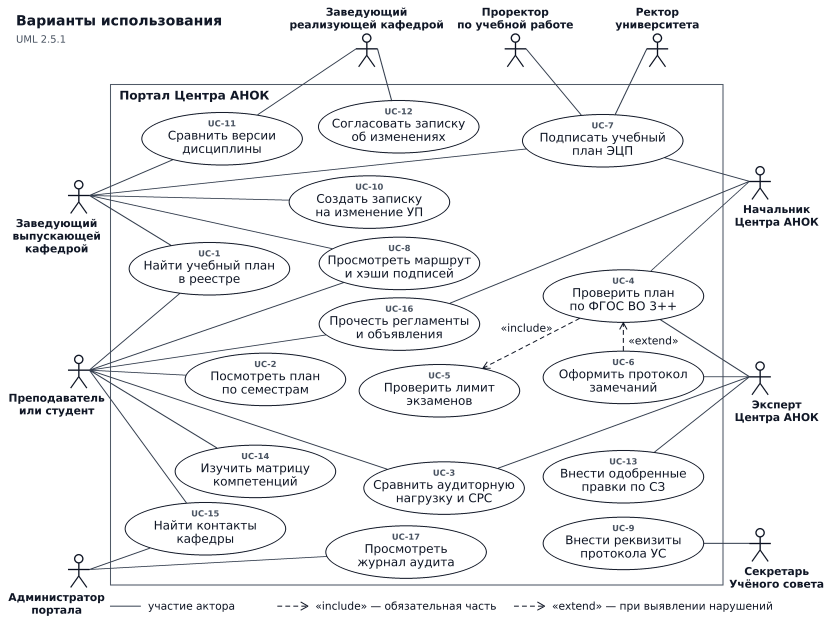
#> input picture diagrams/use_case_diagram.png, 2500 x 1876 px (shown at 1/3 size)
$ python gen_slides_template.py
#> lines starting #> are read from the running program, lines starting #| are printed output that depends on the picture
# -*- coding: utf-8 -*-
"""Презентация ЛР7 по приложенному шаблону (4:3, 720×540 pt, 14 слайдов).

Шаблон: белый фон, чёрный текст без рамок и колонтитулов, заголовок по центру,
маркированные списки «•», таблица сравнения средств с синей шапкой и светлыми
строками, слайды с диаграммами — только заголовок и рисунок.

Слайды рендерятся в 1600×1200 px и вставляются в PPTX 10×7,5 дюйма без полей,
поэтому pptx, pdf и png совпадают попиксельно.
"""
import os
from PIL import Image, ImageDraw, ImageFont

ROOT = os.path.dirname(os.path.dirname(os.path.abspath(__file__)))
OUT = os.path.join(ROOT, 'diagrams', 'lab7')
REP = os.path.join(ROOT, 'reports', 'lab7')
os.makedirs(OUT, exist_ok=True)

FD = '/usr/share/fonts/truetype/dejavu/'
W, H = 1600, 1200
M = 96                       # поля (≈40 pt)
TITLE_TOP = 62
TITLE_SZ = 62
BLACK = '#000000'
GREY = '#808080'
BLUE = '#4472c4'
ROW_A = '#dce6f2'
ROW_B = '#c9d6ee'

_f = {}


def F(sz, bold=False):
    k = (sz, bold)
    if k not in _f:
        _f[k] = ImageFont.truetype(FD + ('DejaVuSans-Bold.ttf' if bold else 'DejaVuSans.ttf'), sz)
    return _f[k]


_meas = ImageDraw.Draw(Image.new('RGB', (1, 1)))


def tw(s, sz, bold=False):
    return _meas.textlength(s, font=F(sz, bold))


def wrap(s, sz, maxw, bold=False):
    out, cur = [], ''
    for w in s.split():
        probe = (cur + ' ' + w).strip()
        if cur and tw(probe, sz, bold) > maxw:
            out.append(cur)
            cur = w
        else:
            cur = probe
    out.append(cur)
    return out


def read_cms_comparison(path):
    """Одна матрица для отчёта ЛР1 и слайда 6. Итоги проверяем до отрисовки."""
    table = []
    with open(path, encoding='utf-8') as f:
        for line in f:
            if not line.strip().startswith('|'):
                if table:
                    break
                continue
            cells = [cell.strip() for cell in line.strip().strip('|').split('|')]
            if table or cells[:2] == ['Критерий', 'Вес']:
                table.append(cells)
    if len(table) < 4:
        raise ValueError('В отчёте ЛР1 нет заполненной таблицы «Критерий | Вес».')
    header, _, *criteria, published = table  # вторая строка — разделитель Markdown
    if len(header) < 3 or any(len(row) != len(header) for row in [*criteria, published]):
        raise ValueError('Неполная строка в таблице сравнения CMS.')
    weights = [int(row[1].removesuffix('%').strip()) for row in criteria]
    scores = [[int(cell) for cell in row[2:]] for row in criteria]
    if sum(weights) != 100 or min(weights) <= 0:
        raise ValueError('Веса критериев должны быть положительными и давать 100 %.')
    if any(not 1 <= score <= 5 for row in scores for score in row):
        raise ValueError('Оценки CMS должны быть в диапазоне 1–5.')
    # Целые проценты дают точный итог в сотых долях балла.
    totals = [sum(w * s for w, s in zip(weights, column)) for column in zip(*scores)]
    result = ['Итог с весами', '100 %', *(f'{v // 100},{v % 100:02d}' for v in totals)]
    if result != published:
        raise ValueError(f'Итог в ЛР1 не совпадает с расчётом: {result}')
    if totals.count(max(totals)) != 1:
        raise ValueError('У нескольких CMS одинаковая итоговая оценка: требуется обосновать выбор.')
    best_col = 2 + totals.index(max(totals))
    return header, [*criteria, result], header[best_col], result[best_col]


class Slide:
    def __init__(self):
        self.im = Image.new('RGB', (W, H), 'white')
#> self.im: PIL image 1600x1200 RGB; every value is 255
        self.d = ImageDraw.Draw(self.im)
        self.y = 0

    def title(self, text, sz=TITLE_SZ, bold=False, top=TITLE_TOP):
        lines = wrap(text, sz, W - 2 * M, bold)
        lh = int(sz * 1.18)
        y = top
        for ln in lines:
            self.d.text((W / 2, y), ln, font=F(sz, bold), fill=BLACK, anchor='ma')
            y += lh
        self.y = y + 46

    def bullets(self, items, sz=40, lh=30, indent=0, gap=18):
        """items: строки; строка, начинающаяся с ' ' — подпункт без маркера."""
        for it in items:
            if it.startswith('  '):
                lines = wrap(it.strip(), sz, W - 2 * M - 60 - indent)
                x = M + 60 + indent
                for i, ln in enumerate(lines):
                    self.d.text((x, self.y), ln, font=F(sz), fill=BLACK, anchor='la')
                    self.y += int(sz * 1.25)
            else:
                lines = wrap(it, sz, W - 2 * M - 40 - indent)
                for i, ln in enumerate(lines):
                    if i == 0:
                        self.d.text((M + indent, self.y), '•', font=F(sz), fill=BLACK, anchor='la')
                    self.d.text((M + 42 + indent, self.y), ln, font=F(sz), fill=BLACK, anchor='la')
                    self.y += int(sz * 1.25)
            self.y += gap
        self.y += lh

    def comparison_table(self, header, rows):
        """Матрица оценок: названия слева, веса и баллы по центру своих столбцов."""
        total_w = W - 2 * M
        cms_count = len(header) - 2
        widths = [460, 150] + [(total_w - 610) / cms_count] * cms_count
        y = self.y
        for i, row in enumerate([header, *rows]):
            is_header, is_total = i == 0, i == len(rows)
            h = 84 if is_header else 92
            bg = BLUE if is_header else (ROW_A if i % 2 else ROW_B)
            self.d.rectangle((M, y, W - M, y + h), fill=bg)
            if is_total:
                self.d.line((M, y, W - M, y), fill=BLUE, width=3)
            font = F(31, is_header or is_total)
            x = M
            for j, (cell, width) in enumerate(zip(row, widths)):
                if j:
                    self.d.line((x, y, x, y + h), fill='white', width=3)
                anchor = 'mm' if j else 'lm'
                pos = (x + (width / 2 if j else 18), y + h / 2)
                l, t, r, b = self.d.textbbox(pos, cell, font=font, anchor=anchor)
                if not (x + 10 <= l <= r <= x + width - 10 and y + 8 <= t <= b <= y + h - 8):
                    raise ValueError(f'Текст не помещается в ячейку сравнения: {cell}')
                self.d.text(pos, cell, font=font, fill='white' if is_header else BLACK, anchor=anchor)
                x += width
            y += h
        self.y = y + 40

    def picture(self, path, bottom=H - 46, pad_top=22):
        im = Image.open(path).convert('RGB')
        # обрезаем белые поля картинки: иначе диаграмма занимает пол-слайда
        from PIL import ImageOps
        box = ImageOps.invert(im.convert('L')).getbbox()
        if box:
            m = 10
            im = im.crop((max(0, box[0] - m), max(0, box[1] - m),
                          min(im.width, box[2] + m), min(im.height, box[3] + m)))
        top = self.y + pad_top
        box_w, box_h = W - 2 * M, bottom - top
        sc = min(box_w / im.width, box_h / im.height)
        im = im.resize((int(im.width * sc), int(im.height * sc)), Image.LANCZOS)
        self.im.paste(im, (int(W / 2 - im.width / 2), int(top + (box_h - im.height) / 2)))
        self.y = bottom

    def caption(self, text, sz=26):
        self.d.text((W / 2, H - 54), text, font=F(sz), fill=GREY, anchor='ma')

    def save(self, name):
        p = os.path.join(OUT, name)
        self.im.save(p)
        return p


# ------------------------------------------------------------------ 1. титул
s = Slide()
title = 'Разработка корпоративного портала на тему «Университет. Центр аккредитации и независимой оценки качества образования (АНОК)»'
lines = wrap(title, 60, W - 2 * M - 60)
y = 300
for ln in lines:
    s.d.text((W / 2, y), ln, font=F(60), fill=BLACK, anchor='ma')
    y += 74
#> after the loop, y = 596
for ln in ('Выполнил: студент группы П-41 Соловьёв А.С.',
           'Проверил: к.т.н. Шевнина Ю.С.'):
    y += 34
    s.d.text((W / 2, y), ln, font=F(38), fill=GREY, anchor='ma')
    y += 46
#> this loop made 2 passes
#> y on passes 1 to 2: 676, 756
#> after the loop, y = 756
s.save('tpl_slide_01_title.png')
#> in save, `self.im.save(p)`:
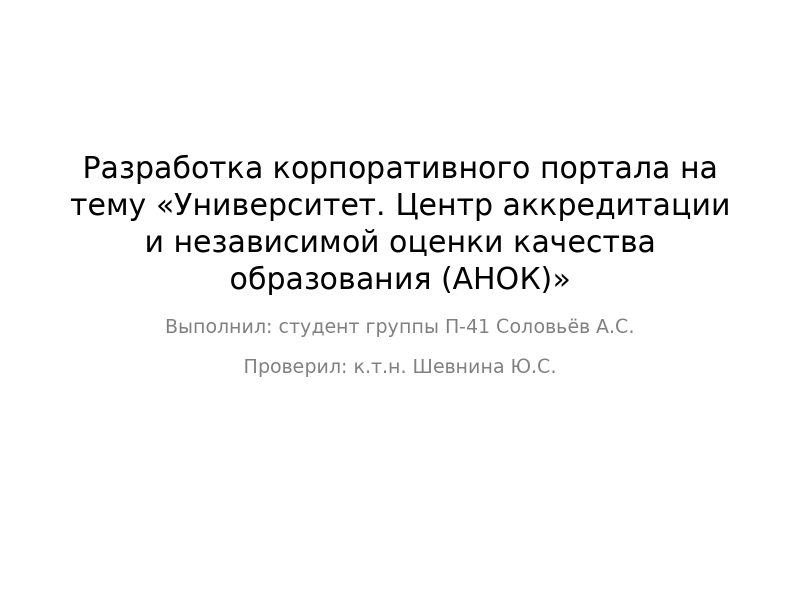
#> saved as tpl_slide_01_title.png: PIL image 1600x1200 RGB (shown at 1/2 size); min 0, max 255, mean 247.3

# ------------------------------------------------------------------ 2. цель
s = Slide()
s.title('Цель работы')
#> after the loop in title, `for ln in lines:`: y = 135
#> in title, `self.y = y + 46`: self.y = 181
s.bullets([
    'Цель: разработать корпоративный портал Центра АНОК, автоматизирующий ведение, '
    'экспертизу и утверждение учебных планов вуза по ФГОС ВО 3++.',
    'Задачи:',
    '  проанализировать предметную область и сформулировать требования (ЛР1);',
    '  спроектировать модель данных и построить UML-диаграммы (ЛР2);',
    '  разработать шаблон дизайна и интерфейсы разделов (ЛР3–ЛР5);',
    '  подключить готовые модули: DataTables, Chart.js, FullCalendar, CryptoJS (ЛР6);',
    '  развернуть стенд, наполнить данными, проверить сценарии и оформить отчёт (ЛР7).',
], sz=36)
#> the loop in bullets, `for it in items:` made 7 passes
#> self.y on passes 1 to 7: 334, 397, 505, 568, 631, 739, 847
#> after the loop in bullets, `for it in items:`: self.y = 847
#> in bullets, `self.y += lh`: self.y = 877
s.save('tpl_slide_02_goal.png')
#> call 2 of save, with name = 'tpl_slide_02_goal.png'
#> in save (call 2), `self.im.save(p)`:
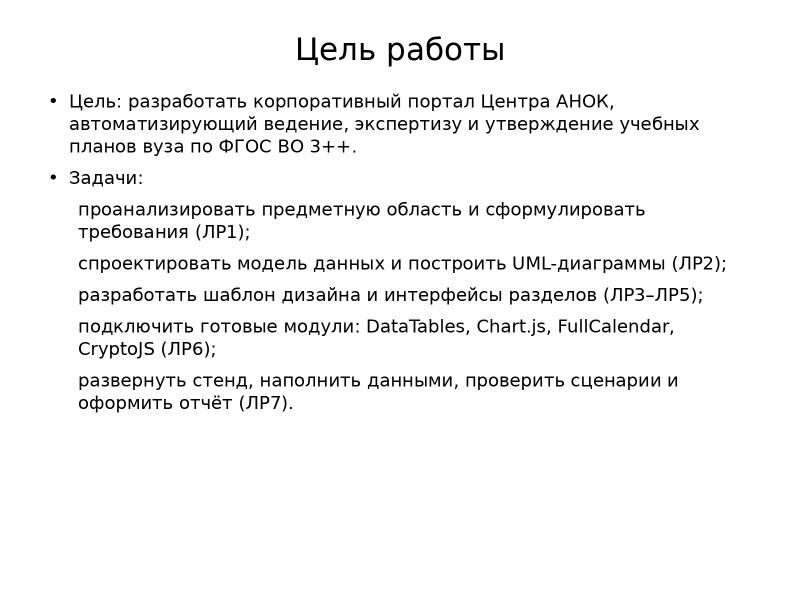
#> saved as tpl_slide_02_goal.png: PIL image 1600x1200 RGB (shown at 1/2 size); min 0, max 255, mean 244.5

# ------------------------------------------------------------------ 3. область
s = Slide()
s.title('Краткое описание предметной области')
s.bullets([
    'Центр АНОК ведёт реестр образовательных программ и учебных планов университета.',
    'План содержит 51 дисциплину по 8 семестрам: 240 з.е., 8640 часов, формы контроля, '
    'обеспечивающие кафедры.',
    'Проверка ФГОС автоматизирована: 240 з.е. всего, 30 з.е. в семестре, не более 5 экзаменов '
    'в сессию, не менее 12 з.е. практик и 6 з.е. ГИА.',
    'Маршрут визирования: заведующий кафедрой → эксперт АНОК → проректор по УР → ректор; '
    'каждый шаг подтверждается ЭЦП с хэшем SHA-256.',
    'Служебные записки фиксируют изменения дисциплин «Было → Стало», все действия попадают '
    'в журнал аудита.',
], sz=33)
#> the loop in bullets (call 2), `for it in items:` made 5 passes
#> self.y on passes 1 to 5: 281, 381, 481, 581, 681
s.save('tpl_slide_03_domain.png')
#> call 3 of save, with name = 'tpl_slide_03_domain.png'
#> in save (call 3), `self.im.save(p)`:
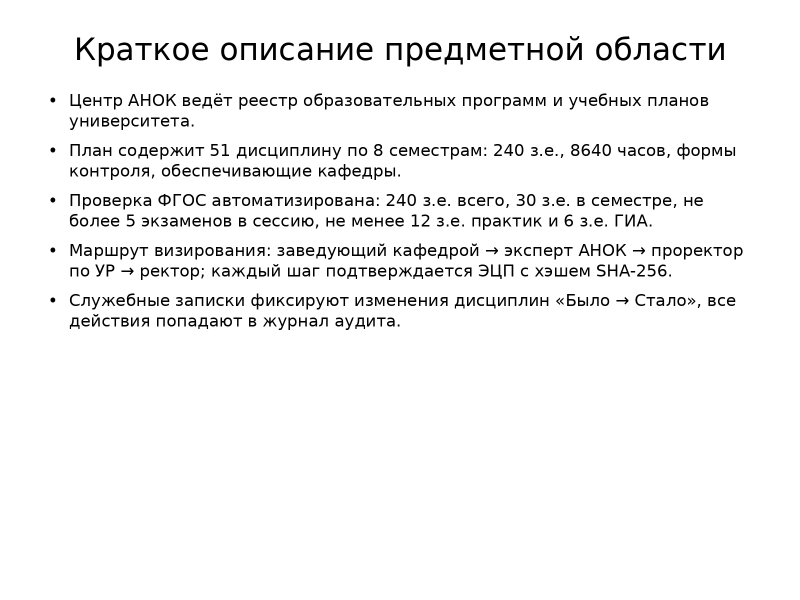
#> saved as tpl_slide_03_domain.png: PIL image 1600x1200 RGB (shown at 1/2 size); min 0, max 255, mean 243.6

# ------------------------------------------------------------------ 4. use case
s = Slide()
s.title('Диаграмма вариантов использования')
s.picture(os.path.join(ROOT, 'diagrams', 'use_case_diagram.png'))
#> in picture, im is the input picture: PIL image 2500x1876 RGB; mean R, G, B 241.5, 242, 242.9
#> in picture, `box = ImageOps.invert(im.convert('L')).getbbox()`: box = (23, 20, 2472, 1850)
#> in picture, `im = im.crop((max(0, box[0] - m), max(0, box[1] - m), min(im.width, bo..`:
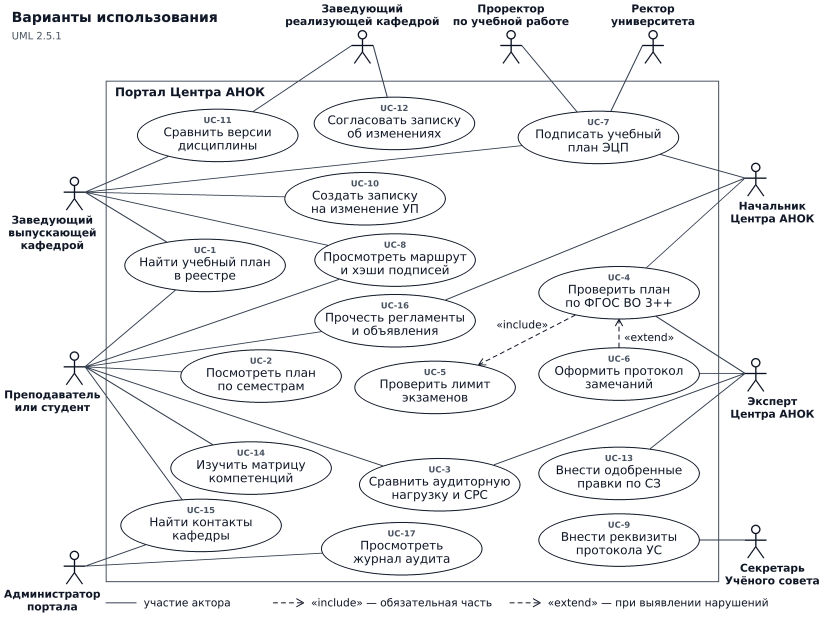
#> im: PIL image 2469x1850 RGB (shown at 1/3 size); mean R, G, B 241.2, 241.6, 242.5
#> in picture, `top = self.y + pad_top`: top = 203
#> in picture, `box_w, box_h = W - 2 * M, bottom - top`: box_w = 1408; box_h = 951
#> in picture, `sc = min(box_w / im.width, box_h / im.height)`: sc = 0.514
#> in picture, `im = im.resize((int(im.width * sc), int(im.height * sc)), Image.LANCZOS)`:
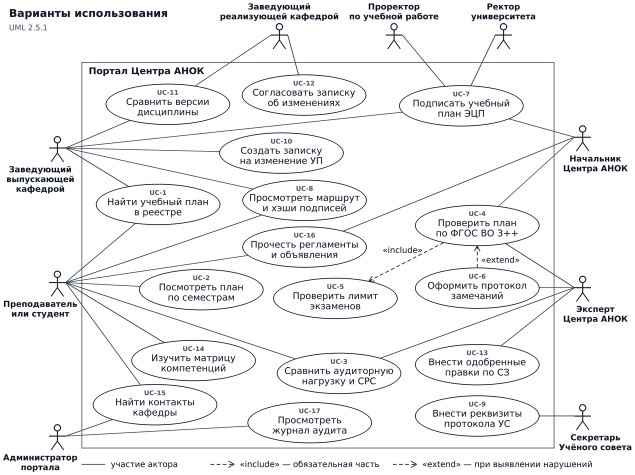
#> im: PIL image 1269x950 RGB (shown at 1/2 size); mean R, G, B 240.7, 241.1, 242
#> in picture, `self.im.paste(im, (int(W / 2 - im.width / 2), int(top + (box_h - im.he..`:
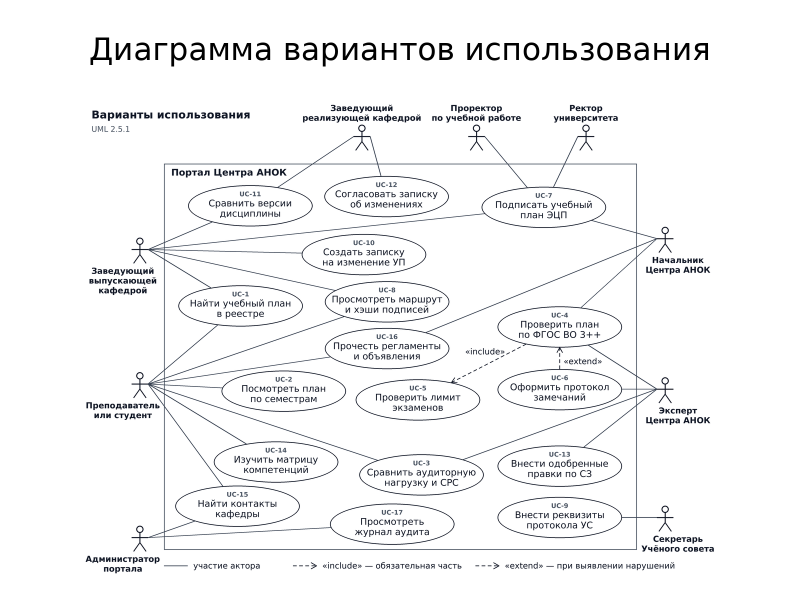
#> self.im: PIL image 1600x1200 RGB (shown at 1/2 size); mean R, G, B 243.9, 244.1, 244.7
s.save('tpl_slide_04_usecase.png')

# ------------------------------------------------------------------ 5. требования
s = Slide()
s.title('Требования к порталу')
s.bullets([
    'Функциональные:',
    '  реестр планов и семестровая карточка с поиском, сортировкой и экспортом в Excel и PDF;',
    '  автоматическая экспертиза ФГОС с перечнем замечаний и возвратом на доработку;',
    '  электронное визирование с проверкой хэшей SHA-256 и статусами этапов;',
    '  служебные записки с визуальным сравнением версий;',
    '  журнал аудита, роли и разграничение доступа к документам.',
    'Нефункциональные:',
    '  запуск без внешних сервисов: Python 3.11 и SQLite (или MySQL);',
    '  параметризованные запросы, адаптивная вёрстка, готовые отчёты.',
], sz=33)
s.save('tpl_slide_05_requirements.png')
#> in save (call 5), `self.im.save(p)`:
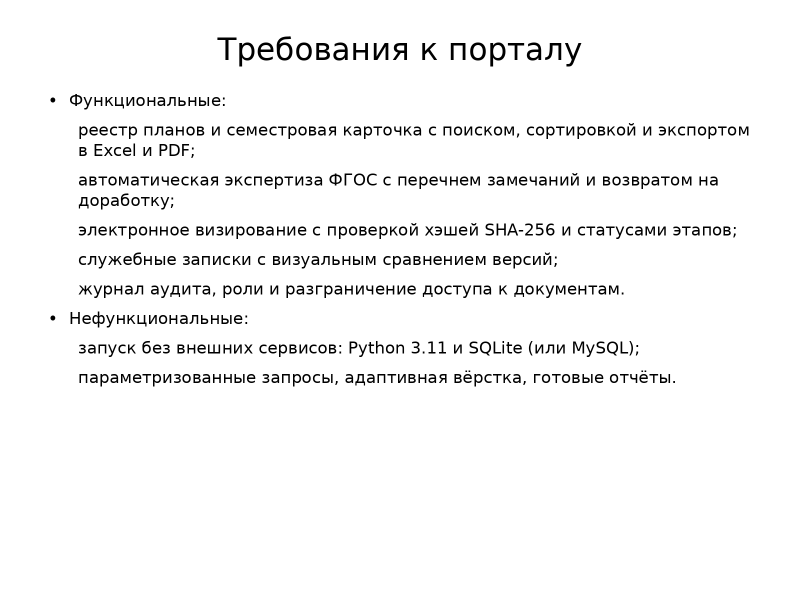
#> saved as tpl_slide_05_requirements.png: PIL image 1600x1200 RGB (shown at 1/2 size); min 0, max 255, mean 245.5

# ------------------------------------------------------------------ 6. сравнение
s = Slide()
s.title('Результат сравнения инструментальных средств разработки портала', sz=52)
header, rows, winner, score = read_cms_comparison(
    os.path.join(ROOT, 'reports', 'lab1', 'LR1_Report_Variant15.md'))
#> (the run stopped early here; a loop or call above may not have finished)
